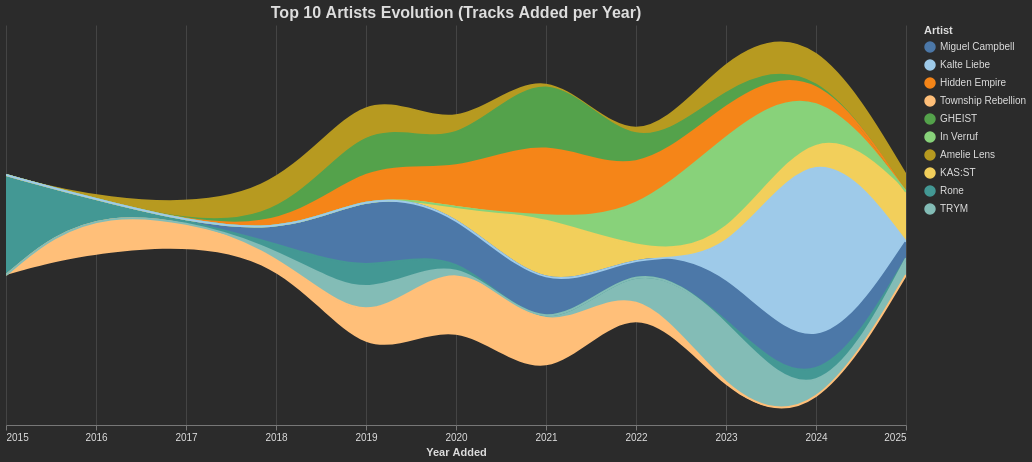

Write notebook code for a chart like this one.
### Code cell
from Questions.artists_streamgraph import plot_artist_streamgraph
artist_chart = plot_artist_streamgraph(df_clean_track_list, top_n=10)
artist_chart.display()

### Figure 1 — Vega-Lite specification as saved in the notebook (floating-point values rounded to 4 significant figures)
{"config": {"view": {"continuousWidth": 300, "continuousHeight": 300, "stroke": "transparent"}, "axis": {"domainColor": "#777777", "grid": true, "gridColor": "#444444", "labelColor": "#dddddd", "tickColor": "#777777", "titleColor": "#dddddd"}, "background": "#2b2b2b", "legend": {"labelColor": "#dddddd", "titleColor": "#dddddd"}, "title": {"color": "#dddddd", "fontSize": 16}}, "data": {"name": "data-5a676c6b406812d9df49ac6c98763e2c"}, "mark": {"type": "area", "interpolate": "basis", "line": true}, "encoding": {"color": {"field": "artist_name", "scale": {"scheme": "tableau20"}, "sort": {"field": "track_count", "op": "sum", "order": "descending"}, "title": "Artist", "type": "nominal"}, "opacity": {"condition": {"param": "param_615a1c9927d49475", "value": 1.0}, "value": 0.1}, "tooltip": [{"field": "artist_name", "title": "Artist", "type": "nominal"}, {"field": "added_year", "title": "Year", "type": "ordinal"}, {"field": "track_count", "title": "Tracks Added", "type": "quantitative"}], "x": {"axis": {"format": "d", "grid": true}, "field": "added_year", "scale": {"zero": false}, "title": "Year Added", "type": "quantitative"}, "y": {"axis": null, "field": "track_count", "stack": "center", "title": "Volume of Tracks", "type": "quantitative"}}, "height": 400, "params": [{"name": "param_615a1c9927d49475", "select": {"type": "point", "clear": "mouseout", "fields": ["artist_name"], "on": "mouseover"}}, {"name": "param_db82be42624d4632", "select": {"type": "interval", "encodings": ["x"]}, "bind": "scales"}], "title": "Top 10 Artists Evolution (Tracks Added per Year)", "width": 900, "$schema": "https://vega.github.io/schema/vega-lite/v6.1.0.json", "datasets": {"data-5a676c6b406812d9df49ac6c98763e2c": [{"added_year": 2015, "artist_name": "Rone", "track_count": 6}, {"added_year": 2016, "artist_name": "Township Rebellion", "track_count": 3}, {"added_year": 2018, "artist_name": "Amelie Lens", "track_count": 2}, {"added_year": 2019, "artist_name": "Amelie Lens", "track_count": 2}, {"added_year": 2019, "artist_name": "GHEIST", "track_count": 3}, {"added_year": 2019, "artist_name": "Hidden Empire", "track_count": 2}, {"added_year": 2019, "artist_name": "Miguel Campbell", "track_count": 5}, {"added_year": 2019, "artist_name": "Rone", "track_count": 2}, {"added_year": 2019, "artist_name": "TRYM", "track_count": 2}, {"added_year": 2019, "artist_name": "Township Rebellion", "track_count": 2}, {"added_year": 2020, "artist_name": "Amelie Lens", "track_count": 1}, {"added_year": 2020, "artist_name": "GHEIST", "track_count": 1}, {"added_year": 2020, "artist_name": "Hidden Empire", "track_count": 2}, {"added_year": 2020, "artist_name": "Miguel Campbell", "track_count": 2}, {"added_year": 2020, "artist_name": "Township Rebellion", "track_count": 4}, {"added_year": 2021, "artist_name": "GHEIST", "track_count": 5}, {"added_year": 2021, "artist_name": "Hidden Empire", "track_count": 5}, {"added_year": 2021, "artist_name": "KAS:ST", "track_count": 5}, {"added_year": 2021, "artist_name": "Miguel Campbell", "track_count": 3}, {"added_year": 2021, "artist_name": "Township Rebellion", "track_count": 3}, {"added_year": 2022, "artist_name": "GHEIST", "track_count": 1}, {"added_year": 2022, "artist_name": "Hidden Empire", "track_count": 2}, {"added_year": 2022, "artist_name": "In Verruf", "track_count": 2}, {"added_year": 2022, "artist_name": "TRYM", "track_count": 1}, {"added_year": 2022, "artist_name": "Township Rebellion", "track_count": 1}, {"added_year": 2023, "artist_name": "Amelie Lens", "track_count": 2}, {"added_year": 2023, "artist_name": "GHEIST", "track_count": 1}, {"added_year": 2023, "artist_name": "Hidden Empire", "track_count": 2}, {"added_year": 2023, "artist_name": "In Verruf", "track_count": 7}, {"added_year": 2023, "artist_name": "KAS:ST", "track_count": 1}, {"added_year": 2023, "artist_name": "Miguel Campbell", "track_count": 3}, {"added_year": 2023, "artist_name": "TRYM", "track_count": 5}, {"added_year": 2024, "artist_name": "Amelie Lens", "track_count": 2}, {"added_year": 2024, "artist_name": "Hidden Empire", "track_count": 1}, {"added_year": 2024, "artist_name": "In Verruf", "track_count": 2}, {"added_year": 2024, "artist_name": "KAS:ST", "track_count": 1}, {"added_year": 2024, "artist_name": "Kalte Liebe", "track_count": 15}, {"added_year": 2024, "artist_name": "Miguel Campbell", "track_count": 2}, {"added_year": 2024, "artist_name": "Rone", "track_count": 1}, {"added_year": 2025, "artist_name": "Amelie Lens", "track_count": 1}, {"added_year": 2025, "artist_name": "KAS:ST", "track_count": 3}, {"added_year": 2025, "artist_name": "Miguel Campbell", "track_count": 1}, {"added_year": 2025, "artist_name": "TRYM", "track_count": 1}]}}
